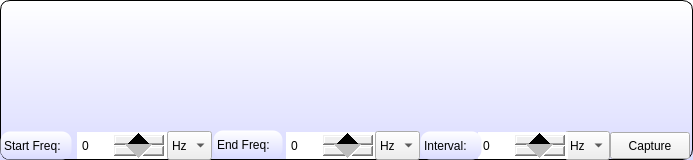
   <widget class="QFrame" name="plottingWindow">
    <property name="geometry">
     <rect>
      <x>10</x>
      <y>434</y>
      <width>693</width>
      <height>160</height>
     </rect>
    </property>
    <property name="styleSheet">
     <string notr="true">QFrame{border:1px solid black; background-color: qlineargradient(x1: 0, y1: 0, x2: 0, y2: 1,stop: 0 #ffffff, stop: 1 #dadbff);border-radius:10px;}
QLabel{border:1px solid rgba(0,0,0,0);}
</string>
    </property>
    <property name="frameShape">
     <enum>QFrame::StyledPanel</enum>
    </property>
    <property name="frameShadow">
     <enum>QFrame::Raised</enum>
    </property>
    <widget class="QCustomPlot" name="customPlot" native="true">
     <property name="geometry">
      <rect>
       <x>2</x>
       <y>2</y>
       <width>690</width>
       <height>128</height>
      </rect>
     </property>
    </widget>
    <widget class="QComboBox" name="sweep_interval_unit">
     <property name="geometry">
      <rect>
       <x>565</x>
       <y>131</y>
       <width>45</width>
       <height>29</height>
      </rect>
     </property>
     <property name="sizePolicy">
      <sizepolicy hsizetype="Maximum" vsizetype="Minimum">
       <horstretch>0</horstretch>
       <verstretch>0</verstretch>
      </sizepolicy>
     </property>
     <property name="styleSheet">
      <string notr="true">max-width:45px;</string>
     </property>
     <item>
      <property name="text">
       <string>Hz</string>
      </property>
     </item>
     <item>
      <property name="text">
       <string>KHz</string>
      </property>
     </item>
    </widget>
    <widget class="QSpinBox" name="sweep_endfreq">
     <property name="geometry">
      <rect>
       <x>286</x>
       <y>132</y>
       <width>90</width>
       <height>27</height>
      </rect>
     </property>
     <property name="styleSheet">
      <string notr="true">QSpinBox{max-width:90px;}
QSpinBox::up-button {
     width: 50px; 
 }
QSpinBox::down-button {
     width: 50px;
 }</string>
     </property>
     <property name="maximum">
      <number>999</number>
     </property>
    </widget>
    <widget class="QLabel" name="lbl_endfreq">
     <property name="geometry">
      <rect>
       <x>213</x>
       <y>130</y>
       <width>70</width>
       <height>29</height>
      </rect>
     </property>
     <property name="styleSheet">
      <string notr="true">max-width:70px;</string>
     </property>
     <property name="text">
      <string>End Freq:</string>
     </property>
    </widget>
    <widget class="QPushButton" name="sweep_capture">
     <property name="geometry">
      <rect>
       <x>610</x>
       <y>132</y>
       <width>80</width>
       <height>27</height>
      </rect>
     </property>
     <property name="styleSheet">
      <string notr="true">max-width:80px;</string>
     </property>
     <property name="text">
      <string>Capture</string>
     </property>
    </widget>
    <widget class="QLabel" name="lbl_startfreq">
     <property name="geometry">
      <rect>
       <x>0</x>
       <y>131</y>
       <width>72</width>
       <height>29</height>
      </rect>
     </property>
     <property name="styleSheet">
      <string notr="true">max-width:70px;</string>
     </property>
     <property name="text">
      <string>Start Freq:</string>
     </property>
    </widget>
    <widget class="QSpinBox" name="sweep_startfreq">
     <property name="geometry">
      <rect>
       <x>77</x>
       <y>132</y>
       <width>90</width>
       <height>27</height>
      </rect>
     </property>
     <property name="styleSheet">
      <string notr="true">QSpinBox{max-width:90px;}
QSpinBox::up-button {
     width: 50px; 
 }
QSpinBox::down-button {
     width: 50px;
 }</string>
     </property>
     <property name="maximum">
      <number>999</number>
     </property>
    </widget>
    <widget class="QComboBox" name="sweep_startfreq_unit">
     <property name="geometry">
      <rect>
       <x>167</x>
       <y>131</y>
       <width>45</width>
       <height>29</height>
      </rect>
     </property>
     <property name="sizePolicy">
      <sizepolicy hsizetype="Maximum" vsizetype="Minimum">
       <horstretch>0</horstretch>
       <verstretch>0</verstretch>
      </sizepolicy>
     </property>
     <property name="styleSheet">
      <string notr="true">max-width:45px;</string>
     </property>
     <item>
      <property name="text">
       <string>Hz</string>
      </property>
     </item>
     <item>
      <property name="text">
       <string>KHz</string>
      </property>
     </item>
    </widget>
    <widget class="QComboBox" name="sweep_endfreq_unit">
     <property name="geometry">
      <rect>
       <x>375</x>
       <y>131</y>
       <width>45</width>
       <height>29</height>
      </rect>
     </property>
     <property name="sizePolicy">
      <sizepolicy hsizetype="Maximum" vsizetype="Minimum">
       <horstretch>0</horstretch>
       <verstretch>0</verstretch>
      </sizepolicy>
     </property>
     <property name="styleSheet">
      <string notr="true">max-width:45px;</string>
     </property>
     <item>
      <property name="text">
       <string>Hz</string>
      </property>
     </item>
     <item>
      <property name="text">
       <string>KHz</string>
      </property>
     </item>
    </widget>
    <widget class="QSpinBox" name="sweep_interval">
     <property name="geometry">
      <rect>
       <x>478</x>
       <y>132</y>
       <width>90</width>
       <height>27</height>
      </rect>
     </property>
     <property name="styleSheet">
      <string notr="true">QSpinBox{max-width:90px;}
QSpinBox::up-button {
     width: 50px; 
 }
QSpinBox::down-button {
     width: 50px;
 }</string>
     </property>
     <property name="maximum">
      <number>999</number>
     </property>
    </widget>
    <widget class="QLabel" name="lbl_interval">
     <property name="geometry">
      <rect>
       <x>420</x>
       <y>131</y>
       <width>62</width>
       <height>29</height>
      </rect>
     </property>
     <property name="styleSheet">
      <string notr="true">max-width:60px;</string>
     </property>
     <property name="text">
      <string>Interval:</string>
     </property>
    </widget>
   </widget>
